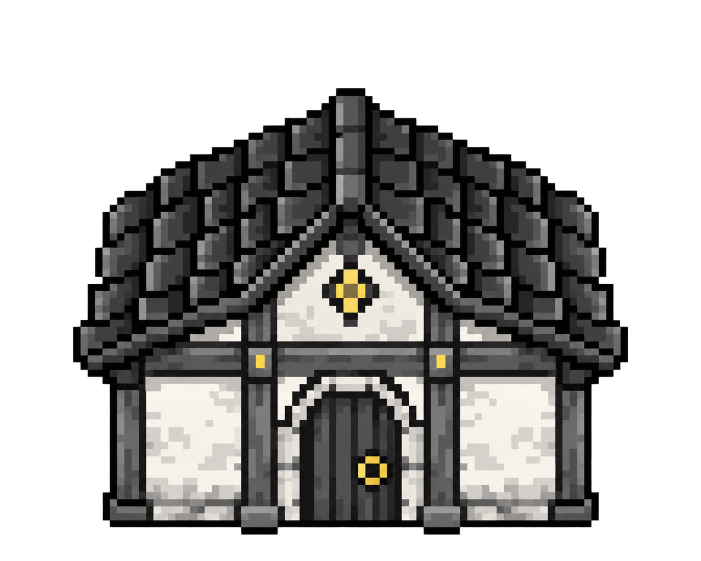
#> input picture unity-project/SourceGeneratedArt/v20/house_exterior_user_source.png, 1402 x 1122 px (shown at 1/2 size)
$ python process_v20_finish_art.py
#> lines starting #> are read from the running program, lines starting #| are printed output that depends on the picture
"""Technical preparation of user-approved house/crow art and GPT Image edits.

No artwork is drawn here. Operations are alpha crop, aspect-preserving nearest
resize, fixed-canvas placement, alpha cleanup, and horizontal reflection.
"""

from pathlib import Path
from PIL import Image, ImageOps


ROOT = Path(__file__).resolve().parents[1]
SOURCE = ROOT / "SourceGeneratedArt" / "v20"
WORLD = ROOT / "Assets" / "Content" / "World"
NEAREST = Image.Resampling.NEAREST


def rgba(path: Path) -> Image.Image:
    return Image.open(path).convert("RGBA")
#> returned value is the input picture: PIL image 1402x1122 RGBA; mean R, G, B, A 45, 44.1, 43, 123.8


def opaque_bounds(image: Image.Image):
    return image.getchannel("A").point(lambda value: 255 if value >= 128 else 0).getbbox()


def clean_alpha(image: Image.Image) -> Image.Image:
    image.putalpha(image.getchannel("A").point(lambda value: 255 if value >= 128 else 0))
    return image


def fit(source: Image.Image, size: tuple[int, int], *, bottom_margin: int = 0):
#> called with size = (160, 128), bottom_margin = 0
    box = opaque_bounds(source)
#> box = (146, 176, 1256, 1069)
    if box is None:
        raise ValueError("Source has no visible artwork")
    cropped = source.crop(box)
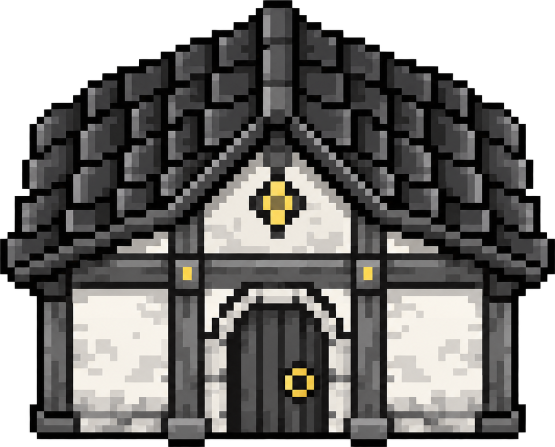
#> cropped: PIL image 1110x893 RGBA (shown at 1/2 size); mean R, G, B, A 71.4, 70, 68.3, 196.4; transparent parts drawn white
    scale = min(size[0] / cropped.width, (size[1] - bottom_margin) / cropped.height)
#> scale = 0.143
    width = round(cropped.width * scale)
#> width = 159
    height = round(cropped.height * scale)
#> height = 128
    resized = cropped.resize((width, height), NEAREST)
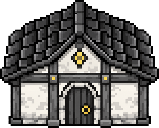
#> resized: PIL image 159x128 RGBA; mean R, G, B, A 71.2, 69.9, 68.1, 196.9; transparent parts drawn white
    canvas = Image.new("RGBA", size, (0, 0, 0, 0))
#> canvas: PIL image 160x128 RGBA; every value is 0
    canvas.paste(resized, ((size[0] - width) // 2, size[1] - bottom_margin - height))
    return clean_alpha(canvas)


def save(name: str, image: Image.Image) -> None:
#> called with name = 'house_exterior.png'
    image.save(WORLD / name, optimize=True)
    print(f"{name}: {image.size}")
#| house_exterior.png: (160, 128)


# The user's exact approved house is the only source of exterior design.
save("house_exterior.png", fit(rgba(SOURCE / "house_exterior_user_source.png"), (160, 128)))
save("house_bed.png", fit(rgba(SOURCE / "house_bed_simple_source.png"), (64, 96)))
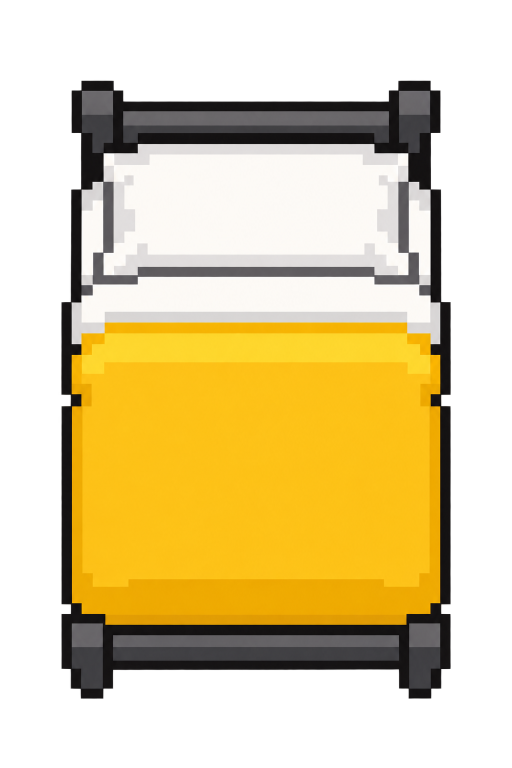
#> input picture unity-project/SourceGeneratedArt/v20/house_bed_simple_source.png, 1024 x 1536 px (shown at 1/2 size)
#> in rgba, returned value is the input picture: PIL image 1024x1536 RGBA; mean R, G, B, A 114.9, 97, 49.1, 141.6
#> call 2 of fit, with size = (64, 96), bottom_margin = 0
#> in fit (call 2), `box = opaque_bounds(source)`: box = (123, 162, 901, 1397)
#> in fit (call 2), `cropped = source.crop(box)`:
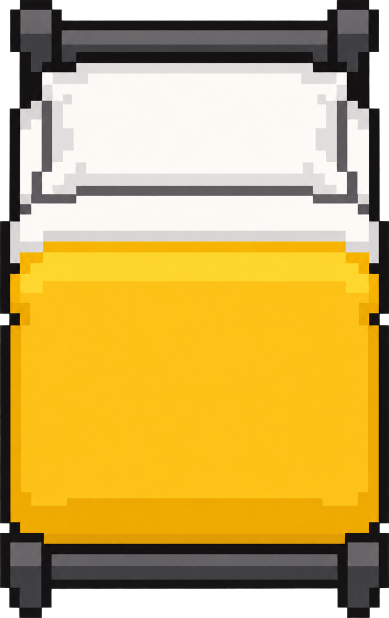
#> cropped: PIL image 778x1235 RGBA (shown at 1/2 size); mean R, G, B, A 183.1, 154.9, 77.4, 231.7; transparent parts drawn white
#> in fit (call 2), `scale = min(size[0] / cropped.width, (size[1] - bottom_margin) / cropp..`: scale = 0.0777
#> in fit (call 2), `width = round(cropped.width * scale)`: width = 60
#> in fit (call 2), `height = round(cropped.height * scale)`: height = 96
#> in fit (call 2), `canvas = Image.new("RGBA", size, (0, 0, 0, 0))`: canvas: PIL image 64x96 RGBA; every value is 0
#> in fit (call 2), `canvas.paste(resized, ((size[0] - width) // 2, size[1] - bottom_margin..`:
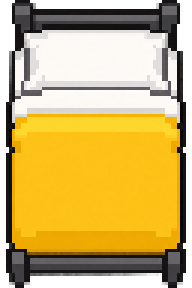
#> canvas: PIL image 64x96 RGBA (shown 3 times larger); mean R, G, B, A 170.3, 144.4, 73.1, 217.8; transparent parts drawn white
#| house_bed.png: (64, 96)

# Use one crop for both frames of a direction. This keeps body/feet from
# jumping as the walking sprite changes. Frame zero is the idle image.
crow = SOURCE / "crow"
directions = {
    "right": (
        rgba(SOURCE / "crow_user_reference.png"),
        rgba(crow / "walk_right_1_source.png"),
    ),
    "down": (
        rgba(crow / "idle_down_source.png"),
        rgba(crow / "walk_down_1_source.png"),
    ),
    "up": (
        rgba(crow / "idle_up_source.png"),
        rgba(crow / "walk_up_1_source.png"),
    ),
}
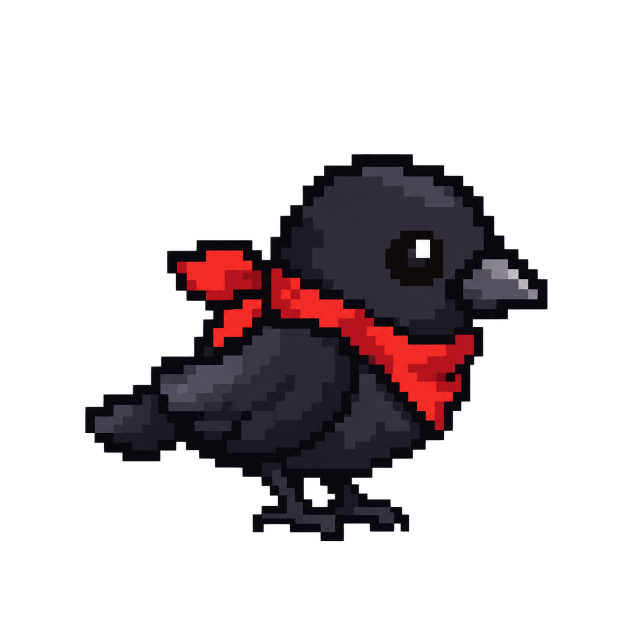
#> input picture unity-project/SourceGeneratedArt/v20/crow_user_reference.png, 1254 x 1254 px (shown at 1/2 size)
#> in rgba, returned value is the input picture: PIL image 1254x1254 RGBA; mean R, G, B, A 13.8, 7.3, 9.3, 60.9
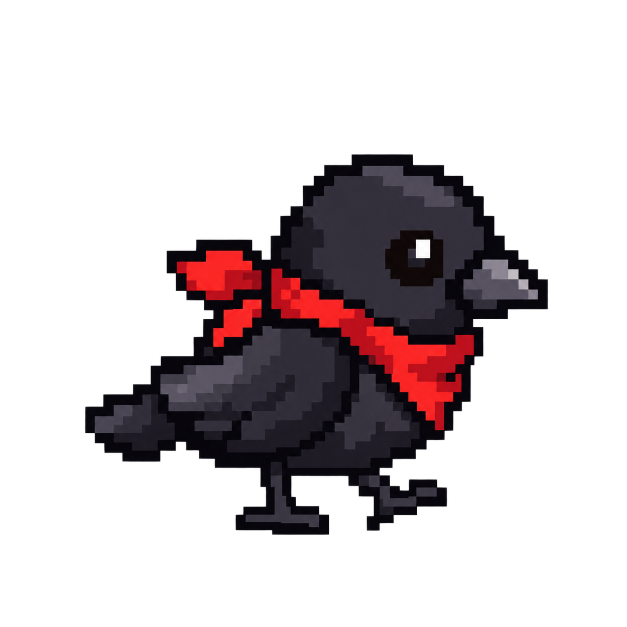
#> input picture unity-project/SourceGeneratedArt/v20/crow/walk_right_1_source.png, 1254 x 1254 px (shown at 1/2 size)
#> in rgba, returned value is the input picture: PIL image 1254x1254 RGBA; mean R, G, B, A 14.4, 7.4, 9.5, 61.1
#> (the run stopped early here; a loop or call above may not have finished)
